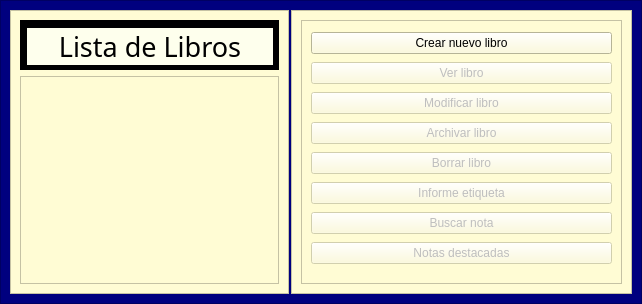
<?xml version="1.0" encoding="UTF-8"?>
<ui version="4.0">
 <class>WidgetPrincipal</class>
 <widget class="QWidget" name="WidgetPrincipal">
  <property name="geometry">
   <rect>
    <x>0</x>
    <y>0</y>
    <width>642</width>
    <height>304</height>
   </rect>
  </property>
  <property name="windowTitle">
   <string>Form</string>
  </property>
  <layout class="QVBoxLayout" name="verticalLayout">
   <property name="spacing">
    <number>0</number>
   </property>
   <property name="leftMargin">
    <number>0</number>
   </property>
   <property name="topMargin">
    <number>0</number>
   </property>
   <property name="rightMargin">
    <number>0</number>
   </property>
   <property name="bottomMargin">
    <number>0</number>
   </property>
   <item>
    <widget class="QFrame" name="frame">
     <property name="styleSheet">
      <string notr="true">background-color: rgb(0, 0, 127);</string>
     </property>
     <property name="frameShape">
      <enum>QFrame::StyledPanel</enum>
     </property>
     <property name="frameShadow">
      <enum>QFrame::Raised</enum>
     </property>
     <layout class="QHBoxLayout" name="horizontalLayout">
      <property name="spacing">
       <number>2</number>
      </property>
      <item>
       <widget class="QFrame" name="frame_2">
        <property name="styleSheet">
         <string notr="true">background-color: rgb(255, 252, 212);</string>
        </property>
        <property name="frameShape">
         <enum>QFrame::StyledPanel</enum>
        </property>
        <property name="frameShadow">
         <enum>QFrame::Raised</enum>
        </property>
        <layout class="QVBoxLayout" name="verticalLayout_2">
         <item>
          <widget class="QFrame" name="frame_5">
           <property name="minimumSize">
            <size>
             <width>0</width>
             <height>40</height>
            </size>
           </property>
           <property name="styleSheet">
            <string notr="true">background-color: rgb(0, 0, 0);</string>
           </property>
           <property name="frameShape">
            <enum>QFrame::StyledPanel</enum>
           </property>
           <property name="frameShadow">
            <enum>QFrame::Raised</enum>
           </property>
           <layout class="QVBoxLayout" name="verticalLayout_5">
            <property name="spacing">
             <number>5</number>
            </property>
            <property name="leftMargin">
             <number>6</number>
            </property>
            <property name="topMargin">
             <number>7</number>
            </property>
            <property name="rightMargin">
             <number>5</number>
            </property>
            <property name="bottomMargin">
             <number>4</number>
            </property>
            <item>
             <widget class="QLabel" name="labelLibros">
              <property name="font">
               <font>
                <family>Lucida Handwriting</family>
                <pointsize>20</pointsize>
                <weight>50</weight>
                <italic>false</italic>
                <bold>false</bold>
               </font>
              </property>
              <property name="styleSheet">
               <string notr="true">font: 20pt &quot;Lucida Handwriting&quot;;
background-color: rgb(254, 255, 237);</string>
              </property>
              <property name="text">
               <string>Lista de Libros</string>
              </property>
              <property name="alignment">
               <set>Qt::AlignCenter</set>
              </property>
             </widget>
            </item>
           </layout>
          </widget>
         </item>
         <item>
          <widget class="QListView" name="listViewLibros">
           <property name="styleSheet">
            <string notr="true">font: 16pt &quot;Lucida Handwriting&quot;;</string>
           </property>
           <property name="viewMode">
            <enum>QListView::IconMode</enum>
           </property>
           <property name="itemAlignment">
            <set>Qt::AlignCenter</set>
           </property>
          </widget>
         </item>
        </layout>
       </widget>
      </item>
      <item>
       <widget class="QFrame" name="frame_3">
        <property name="minimumSize">
         <size>
          <width>341</width>
          <height>0</height>
         </size>
        </property>
        <property name="styleSheet">
         <string notr="true">background-color: rgb(255, 252, 212);</string>
        </property>
        <property name="frameShape">
         <enum>QFrame::StyledPanel</enum>
        </property>
        <property name="frameShadow">
         <enum>QFrame::Raised</enum>
        </property>
        <layout class="QVBoxLayout" name="verticalLayout_3">
         <item>
          <widget class="QFrame" name="frame_4">
           <property name="minimumSize">
            <size>
             <width>189</width>
             <height>0</height>
            </size>
           </property>
           <property name="frameShape">
            <enum>QFrame::StyledPanel</enum>
           </property>
           <property name="frameShadow">
            <enum>QFrame::Raised</enum>
           </property>
           <layout class="QVBoxLayout" name="verticalLayout_4">
            <item>
             <widget class="QPushButton" name="pushButtonCrear_Libro">
              <property name="text">
               <string>Crear nuevo libro</string>
              </property>
             </widget>
            </item>
            <item>
             <widget class="QPushButton" name="pushButton_Ver_Libro">
              <property name="enabled">
               <bool>false</bool>
              </property>
              <property name="text">
               <string>Ver libro</string>
              </property>
             </widget>
            </item>
            <item>
             <widget class="QPushButton" name="pushButton_Modificar_Libro">
              <property name="enabled">
               <bool>false</bool>
              </property>
              <property name="text">
               <string>Modificar libro</string>
              </property>
             </widget>
            </item>
            <item>
             <widget class="QPushButton" name="pushButton_Archivar_Libro">
              <property name="enabled">
               <bool>false</bool>
              </property>
              <property name="text">
               <string>Archivar libro</string>
              </property>
             </widget>
            </item>
            <item>
             <widget class="QPushButton" name="pushButton_Borrar_Libro">
              <property name="enabled">
               <bool>false</bool>
              </property>
              <property name="text">
               <string>Borrar libro</string>
              </property>
             </widget>
            </item>
            <item>
             <widget class="QPushButton" name="pushButton_Informe_Etiqueta">
              <property name="enabled">
               <bool>false</bool>
              </property>
              <property name="text">
               <string>Informe etiqueta</string>
              </property>
             </widget>
            </item>
            <item>
             <widget class="QPushButton" name="pushButton_Buscar_Nota">
              <property name="enabled">
               <bool>false</bool>
              </property>
              <property name="text">
               <string>Buscar nota</string>
              </property>
             </widget>
            </item>
            <item>
             <widget class="QPushButton" name="pushButton_Notas_Destacadas">
              <property name="enabled">
               <bool>false</bool>
              </property>
              <property name="text">
               <string>Notas destacadas</string>
              </property>
             </widget>
            </item>
           </layout>
          </widget>
         </item>
        </layout>
       </widget>
      </item>
     </layout>
    </widget>
   </item>
  </layout>
 </widget>
 <resources/>
 <connections/>
</ui>
